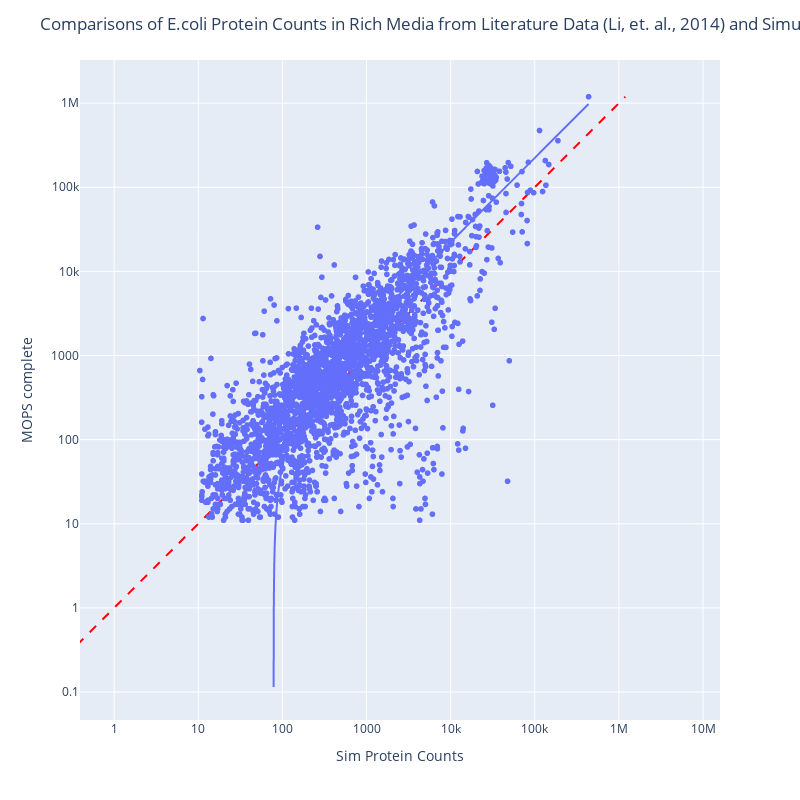

The notebook cell this image was saved under:
### Code cell
# plot the comparison graph with plotly:
df = rm_comparison_df.to_pandas()
fig = px.scatter(df, x=df["Sim Protein Counts"],y=df["MOPS complete"], hover_data=["Proteins"], trendline="ols" )
fig.add_trace(go.Scatter(x=[0, max_val], y=[0, max_val], mode="lines",
        line=go.scatter.Line(color="red", dash="dash"),
        showlegend=False));

fig.update_xaxes(type="log")
fig.update_yaxes(type="log")
fig.update_layout(title="Comparisons of E.coli Protein Counts in Rich Media\nfrom Literature Data (Li, et. al., 2014) and Simulation Data")
# make the figure square and have equal axis numbers
fig.update_layout(width=800, height=800)
fig.update_yaxes(
    scaleanchor="x",
    scaleratio=1,
  )
fig.show()

### Figure 1 — Plotly figure (JSON) as saved in the notebook; plotly's stock layout.template omitted (floating-point values rounded to 4 significant figures; data arrays with more than 128 entries replaced by an {"elided": "..."} marker saying what was removed)
{"data": [{"customdata": {"elided": "2624x1 str values"}, "hovertemplate": "Sim Protein Counts=%{x}<br>MOPS complete=%{y}<br>Proteins=%{customdata[0]}<extra></extra>", "legendgroup": "", "marker": {"color": "#636efa", "symbol": "circle"}, "mode": "markers", "name": "", "showlegend": false, "x": {"elided": "2624 float values"}, "xaxis": "x", "y": {"elided": "2624 int values"}, "yaxis": "y", "type": "scattergl"}, {"hovertemplate": "<b>OLS trendline</b><br>MOPS complete = 2.23689 * Sim Protein Counts + -175.654<br>R<sup>2</sup>=0.749868<br><br>Sim Protein Counts=%{x}<br>MOPS complete=%{y} <b>(trend)</b><extra></extra>", "legendgroup": "", "marker": {"color": "#636efa", "symbol": "circle"}, "mode": "lines", "name": "", "showlegend": false, "x": {"elided": "2624 float values"}, "xaxis": "x", "y": {"elided": "2624 float values"}, "yaxis": "y", "type": "scattergl"}, {"line": {"color": "red", "dash": "dash"}, "mode": "lines", "showlegend": false, "x": [0, 1191641], "y": [0, 1191641], "type": "scatter"}], "layout": {"xaxis": {"anchor": "y", "domain": [0.0, 1.0], "title": {"text": "Sim Protein Counts"}, "type": "log"}, "yaxis": {"anchor": "x", "domain": [0.0, 1.0], "title": {"text": "MOPS complete"}, "type": "log", "scaleanchor": "x", "scaleratio": 1}, "legend": {"tracegroupgap": 0}, "margin": {"t": 60}, "title": {"text": "Comparisons of E.coli Protein Counts in Rich Media\nfrom Literature Data (Li, et. al., 2014) and Simulation Data"}, "width": 800, "height": 800}}
